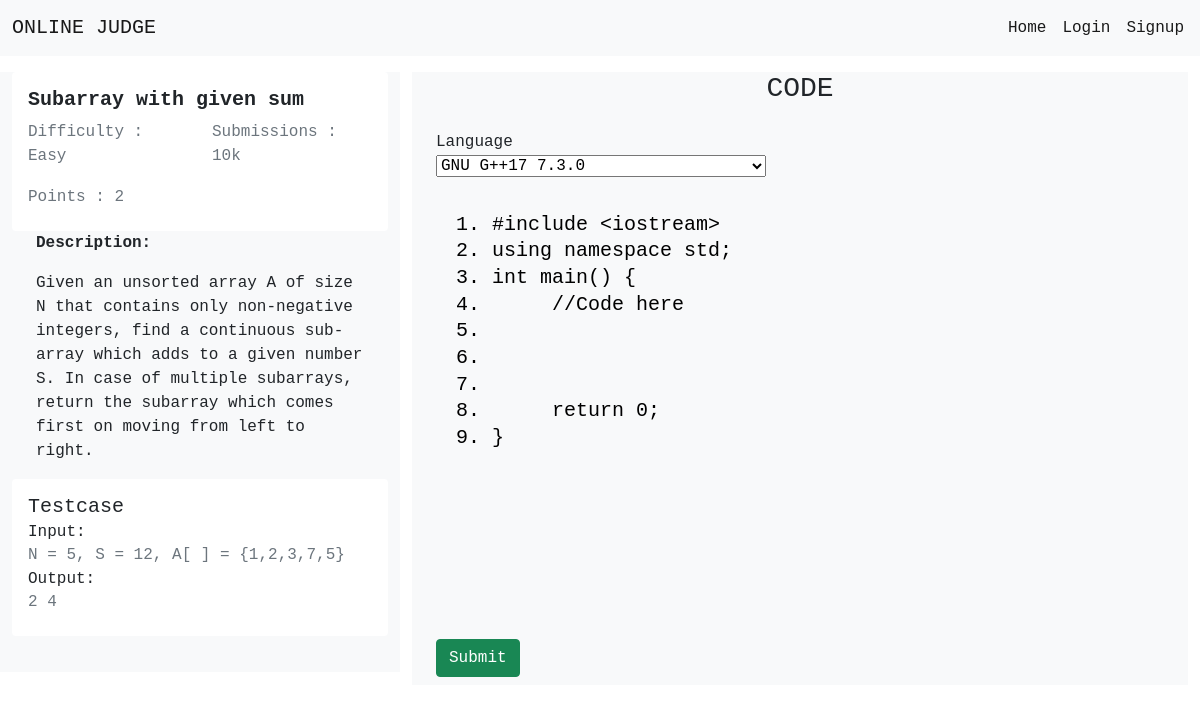
Screenshot of /online_judge/problem/101 with the database file from the repository.
### online_judge/models.py (models this page shows, shortened)
class Problem(models.Model):
    problemId = models.IntegerField(primary_key=True)
    title = models.CharField(null=False, max_length=200)
    description = models.CharField(null=False, max_length=2000)
    difficulty = models.CharField(null=False, max_length=10)
    solved = models.BooleanField(default=False)
    score = models.IntegerField(default=0)
    topic = models.CharField(null=False, max_length=30)
    code_text= models.TextField( max_length=10000)

class Testcase(models.Model):
    problemId = models.ForeignKey(Problem, on_delete=models.CASCADE)
    input = models.CharField(null=False, max_length=1000)
    output = models.CharField(null=False, max_length=1000)

### online_judge/views.py (the view, shortened to what this page needs)
# urls.py: path('problem/<int:problem_id>', views.submission, name='submission'),
def submission(request, problem_id):
    problem = get_object_or_404(Problem, pk=problem_id)
    compiled = False
    code_text = ""
    return render(request, 'pages/submission.html', {'problem': problem, 'compiled': compiled,
                                                     'code_text': code_text})

### online_judge/templates/pages/submission.html (shortened to what this page needs)
<!DOCTYPE html>
<html lang="en">
<head>
    <link href="https://cdn.jsdelivr.net/npm/bootstrap@5.0.2/dist/css/bootstrap.min.css" rel="stylesheet">
</head>
<body>
    <nav class="navbar navbar-expand-lg navbar-light bg-light">
        <div class="container-fluid">
            <a class="navbar-brand" href="#">ONLINE JUDGE</a>
        </div>
        <div class="collapse navbar-collapse align-items-right mx-2" id="navbarScroll">
            <div class="d-flex">
                <ul class="navbar-nav me-auto my-2 my-lg-0 navbar-nav-scroll" style="--bs-scroll-height: 100px;">
                    <li class="nav-item">
                        <a class="nav-link active" aria-current="page" href="/online_judge/home">Home</a>
                    </li>
                    {% if user.is_authenticated %}
                    <li class="nav-item">
                        <a class="nav-link active" aria-current="page" href="/online_judge/profile">{{ user.username }}</a>
                    </li>
                    <li class="nav-item">
                        <a class="nav-link active" aria-current="page" href="/online_judge/logout">Logout</a>
                    </li>
                    {% else %}
                    <li class="nav-item">
                        <a class="nav-link active" aria-current="page" href="/online_judge/login">Login</a>
                    </li>
                    <li class="nav-item">
                        <a class="nav-link active" aria-current="page" href="/online_judge/signup">Signup</a>
                    </li>
                    {% endif %}
                </ul>
            </div>
        </div>
    </nav>
    <div class="container-fluid ">
        <div class="row my-3 ">
            <div class="col-4 bg-light " style="overflow: scroll;height:600px ">
                <div class="card " style="border: None; ">
                    <div class="card-body ">
                        <h5 class="card-title "><strong>{{ problem.title }}</strong></h5>
                        <div class="row">
                            <div class="col-6">
                                <h6 class="card-subtitle mb-2 text-muted " style="display: inline;">Difficulty : {{ problem.difficulty }}</h6>
                            </div>
                            <div class="col-6">
                                <h6 class="card-subtitle mb-2 text-muted " style="display: inline;">Submissions : 10k</h6>
                            </div>
                        </div>
                        <br class="">
                        <h6 class="card-subtitle mb-2 text-muted ">Points : {{ problem.score }}</h6>
                    </div>
                </div>
                <div class="container-fluid bg-light ">
                    <p class=" "><strong>Description:</strong></p>
                    <p class=" ">{{ problem.description }}</p>
                </div>
                {% for testcase in problem.testcase_set.all %}
                <div class="card " style="border: None; ">
                    <div class="card-body ">
                        <h5 class="card-title ">Testcase</h5>
                        <h6 class="card-subtitle mb-2 ">Input:</h6>
                        <h6 class="card-subtitle mb-2 text-muted ">{{ testcase.input }}</h6>
                        <h6 class="card-subtitle mb-2">Output:</h6>
                        <h6 class="card-subtitle mb-2 text-muted ">{{ testcase.output }}</h6>
                    </div>
                </div>
                {% endfor %}
            </div>
            <div class="col-8 ">
                <div class="container-fluid bg-light ">
                    <h3 class="text-center mb-4 opacity-h ">CODE</h3>
                    <div class="row ">
                        <div class="col-lg-7 ">
                            Language
                            <select name="language " id="id_language ">
                              <option value="54 " selected>GNU G++17 7.3.0</option>
                        </select>
                        </div>
                    </div>
                    <div class="form-outline my-4">
                        <form role="form" enctype="multipart/form-data" method="post">
                            <textarea name="code" class="form-control " rows="15" placeholder="Enter Your Code" id="editing" spellcheck="false"
                             oninput="update(this.value); sync_scroll(this);" onscroll="sync_scroll(this);" onkeydown="check_tab(this, event);">{{ problem.code_text|linenumbers }}</textarea>
                            <button class="btn btn-success btn-md my-2 " type="submit ">Submit</button>
                        </form>
                    </div>
                </div>
            </div>
        </div>
    </div>
</body>
</html>

### online_judge/templates/pages/submission.html (style rules this page uses)
#editing, #highlighting { margin: 10px; padding: 10px; border: 0; width: calc(100% - 32px); height: 150%; }
#editing, #highlighting, #highlighting * { font-size: 15pt; font-family: monospace; line-height: 20pt; tab-size: 2; }
#editing { z-index: 1; }
#editing { color: black; background: transparent; caret-color: black; }
#editing, #highlighting { overflow: auto; white-space: nowrap; }
#editing { resize: none; }
* { font-family: "Fira Code", monospace; }

### rows the page displays
Problem: title "Subarray with given sum", difficulty "Easy", score "2", description "Given an unsorted array A of size N that contains only non-negative integers, find a continuous sub-array which adds to a given number S. In case of multiple subarrays, return the subarray which comes first on moving from left to right.", code "1. #include <iostream> 2. using namespace std; 3. int main() { 4. //Code here 5. 6. 7. 8. return 0; 9. }"
Testcase: input "N = 5, S = 12, A[ ] = {1,2,3,7,5}", output "2 4"
